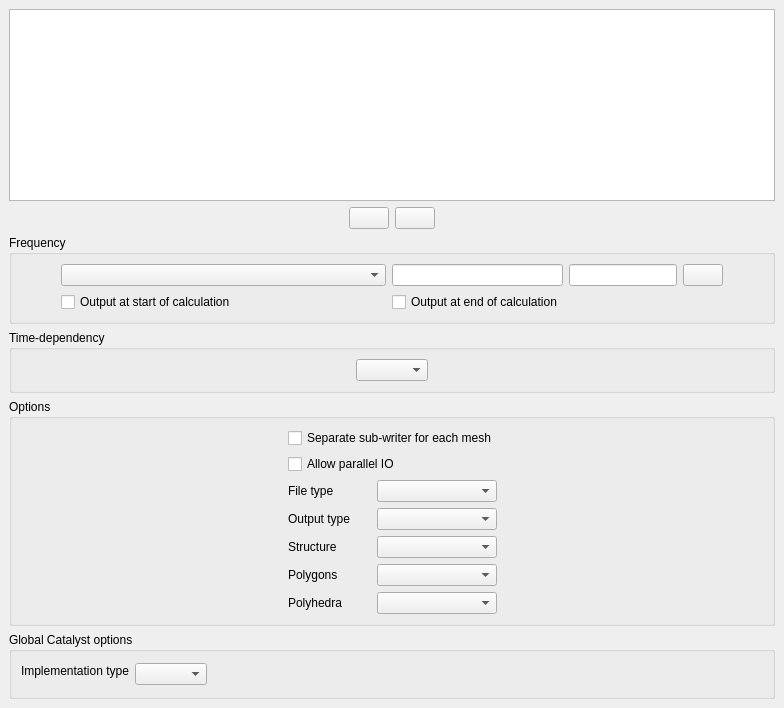
     <widget class="QWidget" name="tab">
      <attribute name="title">
       <string>Writer</string>
      </attribute>
      <layout class="QGridLayout">
       <property name="leftMargin">
        <number>9</number>
       </property>
       <property name="topMargin">
        <number>9</number>
       </property>
       <property name="rightMargin">
        <number>9</number>
       </property>
       <property name="bottomMargin">
        <number>9</number>
       </property>
       <property name="spacing">
        <number>6</number>
       </property>
       <item row="0" column="0">
        <layout class="QVBoxLayout">
         <property name="spacing">
          <number>6</number>
         </property>
         <property name="leftMargin">
          <number>0</number>
         </property>
         <property name="topMargin">
          <number>0</number>
         </property>
         <property name="rightMargin">
          <number>0</number>
         </property>
         <property name="bottomMargin">
          <number>0</number>
         </property>
         <item>
          <widget class="QTableView" name="tableViewWriter">
           <property name="toolTip">
            <string>&lt;html&gt;&lt;head/&gt;&lt;body&gt;&lt;p&gt;&lt;span style=&quot; font-size:9pt;&quot;&gt;Define new postprocessing writers or modify existing ones. Writers are objects managing results output. Each writer has the following properties:&lt;br/&gt;- &lt;/span&gt;&lt;span style=&quot; font-size:9pt; font-weight:600;&quot;&gt;Name&lt;/span&gt;&lt;span style=&quot; font-size:9pt;&quot;&gt;,&lt;br/&gt;- &lt;/span&gt;&lt;span style=&quot; font-size:9pt; font-weight:600;&quot;&gt;Id&lt;/span&gt;&lt;span style=&quot; font-size:9pt;&quot;&gt;: a negative ID indicates that the writer cannot be destroyed, whereas a positive ID denotes a user writer.&lt;br/&gt;- &lt;/span&gt;&lt;span style=&quot; font-size:9pt; font-weight:600;&quot;&gt;Format&lt;/span&gt;&lt;span style=&quot; font-size:9pt;&quot;&gt;, which can be Ensight, MED CGNS, ... based on the available formats; note that formats indicated in red are not available on the local build, but are allowed in case they are available on a distant build.&lt;br/&gt;- &lt;/span&gt;&lt;span style=&quot; font-size:9pt; font-weight:600;&quot;&gt;Directory&lt;/span&gt;&lt;span style=&quot; font-size:9pt;&quot;&gt; where the output files will be written.&lt;/span&gt;&lt;/p&gt;&lt;/body&gt;&lt;/html&gt;</string>
           </property>
          </widget>
         </item>
         <item>
          <layout class="QHBoxLayout">
           <property name="spacing">
            <number>6</number>
           </property>
           <property name="leftMargin">
            <number>0</number>
           </property>
           <property name="topMargin">
            <number>0</number>
           </property>
           <property name="rightMargin">
            <number>0</number>
           </property>
           <property name="bottomMargin">
            <number>0</number>
           </property>
           <item>
            <spacer>
             <property name="orientation">
              <enum>Qt::Horizontal</enum>
             </property>
             <property name="sizeHint" stdset="0">
              <size>
               <width>40</width>
               <height>20</height>
              </size>
             </property>
            </spacer>
           </item>
           <item>
            <widget class="QPushButton" name="pushButtonAddWriter">
             <property name="toolTip">
              <string>&lt;html&gt;&lt;head/&gt;&lt;body&gt;&lt;p&gt;&lt;span style=&quot; font-size:9pt;&quot;&gt;Add a postprocessing writer.&lt;/span&gt;&lt;/p&gt;&lt;/body&gt;&lt;/html&gt;</string>
             </property>
             <property name="text">
              <string/>
             </property>
             <property name="icon">
              <iconset resource="resources_pages.qrc">
               <normaloff>:/new/prefix1/data/icons/22x22/add.png</normaloff>:/new/prefix1/data/icons/22x22/add.png</iconset>
             </property>
            </widget>
           </item>
           <item>
            <widget class="QPushButton" name="pushButtonDeleteWriter">
             <property name="toolTip">
              <string>&lt;html&gt;&lt;head/&gt;&lt;body&gt;&lt;p&gt;&lt;span style=&quot; font-size:9pt;&quot;&gt;Remove the last added postprocessing writer.&lt;/span&gt;&lt;/p&gt;&lt;/body&gt;&lt;/html&gt;</string>
             </property>
             <property name="text">
              <string/>
             </property>
             <property name="icon">
              <iconset resource="resources_pages.qrc">
               <normaloff>:/new/prefix1/data/icons/22x22/remove.png</normaloff>:/new/prefix1/data/icons/22x22/remove.png</iconset>
             </property>
            </widget>
           </item>
           <item>
            <spacer>
             <property name="orientation">
              <enum>Qt::Horizontal</enum>
             </property>
             <property name="sizeHint" stdset="0">
              <size>
               <width>40</width>
               <height>20</height>
              </size>
             </property>
            </spacer>
           </item>
          </layout>
         </item>
        </layout>
       </item>
       <item row="2" column="0">
        <widget class="QGroupBox" name="groupBoxTimeDependency">
         <property name="toolTip">
          <string>&lt;html&gt;&lt;head/&gt;&lt;body&gt;&lt;p&gt;&lt;span style=&quot; font-size:9pt;&quot;&gt;Set the time behaviour of the meshes associated to the selected writer. Three choices are possible:&lt;br/&gt;- Fixed mesh: all meshes associated to the selected writer are steady,&lt;br/&gt;- Transient coordinates: associated meshes are deformable,&lt;br/&gt;- Transient connectivity: associated meshes have a transient number of elements (for example, the number of elements can change in relation to a physical criterion)&lt;/span&gt;&lt;/p&gt;&lt;/body&gt;&lt;/html&gt;</string>
         </property>
         <property name="title">
          <string>Time-dependency</string>
         </property>
         <layout class="QGridLayout">
          <property name="leftMargin">
           <number>9</number>
          </property>
          <property name="topMargin">
           <number>9</number>
          </property>
          <property name="rightMargin">
           <number>9</number>
          </property>
          <property name="bottomMargin">
           <number>9</number>
          </property>
          <property name="spacing">
           <number>6</number>
          </property>
          <item row="0" column="2">
           <spacer>
            <property name="orientation">
             <enum>Qt::Horizontal</enum>
            </property>
            <property name="sizeHint" stdset="0">
             <size>
              <width>40</width>
              <height>20</height>
             </size>
            </property>
           </spacer>
          </item>
          <item row="0" column="0">
           <spacer>
            <property name="orientation">
             <enum>Qt::Horizontal</enum>
            </property>
            <property name="sizeHint" stdset="0">
             <size>
              <width>40</width>
              <height>20</height>
             </size>
            </property>
           </spacer>
          </item>
          <item row="0" column="1">
           <widget class="QComboBox" name="comboBoxTimeDependency">
            <property name="toolTip">
             <string>&lt;html&gt;&lt;head/&gt;&lt;body&gt;&lt;p&gt;&lt;span style=&quot; font-size:9pt;&quot;&gt;Set the time behaviour of the meshes associated to the selected writer. Three choices are possible:&lt;br/&gt;- Fixed mesh: all meshes associated to the selected writer are steady,&lt;br/&gt;- Transient coordinates: associated meshes are deformable,&lt;br/&gt;- Transient connectivity: associated meshes have a transient number of elements (for example, the number of elements can change in relation to a physical criterion)&lt;/span&gt;&lt;/p&gt;&lt;/body&gt;&lt;/html&gt;</string>
            </property>
           </widget>
          </item>
         </layout>
        </widget>
       </item>
       <item row="3" column="0">
        <widget class="QGroupBox" name="groupBoxOptions">
         <property name="toolTip">
          <string>&lt;html&gt;&lt;head/&gt;&lt;body&gt;&lt;p&gt;&lt;span style=&quot; font-size:9pt;&quot;&gt;Define options for the selected writer.&lt;/span&gt;&lt;/p&gt;&lt;/body&gt;&lt;/html&gt;</string>
         </property>
         <property name="title">
          <string>Options</string>
         </property>
         <layout class="QGridLayout">
          <property name="leftMargin">
           <number>9</number>
          </property>
          <property name="topMargin">
           <number>9</number>
          </property>
          <property name="rightMargin">
           <number>9</number>
          </property>
          <property name="bottomMargin">
           <number>9</number>
          </property>
          <property name="spacing">
           <number>6</number>
          </property>
          <item row="0" column="0">
           <layout class="QHBoxLayout">
            <property name="spacing">
             <number>6</number>
            </property>
            <property name="leftMargin">
             <number>0</number>
            </property>
            <property name="topMargin">
             <number>0</number>
            </property>
            <property name="rightMargin">
             <number>0</number>
            </property>
            <property name="bottomMargin">
             <number>0</number>
            </property>
            <item>
             <spacer>
              <property name="orientation">
               <enum>Qt::Horizontal</enum>
              </property>
              <property name="sizeHint" stdset="0">
               <size>
                <width>16</width>
                <height>16</height>
               </size>
              </property>
             </spacer>
            </item>
            <item>
             <layout class="QGridLayout">
              <property name="leftMargin">
               <number>0</number>
              </property>
              <property name="topMargin">
               <number>0</number>
              </property>
              <property name="rightMargin">
               <number>0</number>
              </property>
              <property name="bottomMargin">
               <number>0</number>
              </property>
              <property name="spacing">
               <number>6</number>
              </property>
              <item row="6" column="0">
               <widget class="QLabel" name="labelPolyhedra">
                <property name="toolTip">
                 <string/>
                </property>
                <property name="text">
                 <string>Polyhedra</string>
                </property>
               </widget>
              </item>
              <item row="2" column="1">
               <widget class="QComboBox" name="comboBoxFormatE">
                <property name="minimumSize">
                 <size>
                  <width>120</width>
                  <height>0</height>
                 </size>
                </property>
                <property name="toolTip">
                 <string>&lt;html&gt;&lt;head/&gt;&lt;body&gt;&lt;p&gt;&lt;span style=&quot; font-size:9pt;&quot;&gt;Select a format for the selected writer:&lt;br/&gt;- Binary(native),&lt;br/&gt;- Binary (big endian),&lt;br/&gt;- Text.&lt;/span&gt;&lt;/p&gt;&lt;/body&gt;&lt;/html&gt;</string>
                </property>
               </widget>
              </item>
              <item row="5" column="1">
               <widget class="QComboBox" name="comboBoxPolygon">
                <property name="minimumSize">
                 <size>
                  <width>120</width>
                  <height>0</height>
                 </size>
                </property>
                <property name="toolTip">
                 <string>&lt;html&gt;&lt;head/&gt;&lt;body&gt;&lt;p&gt;&lt;span style=&quot; font-size:9pt;&quot;&gt;Choose how to display polygonal mesh elements:&lt;br/&gt;- Display,&lt;br/&gt;- Discard (polygons are not displayed),&lt;br/&gt;- Subdivide (polygons are subdivided into triangles).&lt;/span&gt;&lt;/p&gt;&lt;/body&gt;&lt;/html&gt;</string>
                </property>
               </widget>
              </item>
              <item row="1" column="0" colspan="2">
               <widget class="QCheckBox" name="checkBoxAllowParallelIO">
                <property name="toolTip">
                 <string>&lt;html&gt;&lt;head/&gt;&lt;body&gt;&lt;p&gt;Allows parallel IO (using MPI-IO) if available.&lt;/p&gt;&lt;/body&gt;&lt;/html&gt;</string>
                </property>
                <property name="text">
                 <string>Allow parallel IO</string>
                </property>
               </widget>
              </item>
              <item row="6" column="1">
               <widget class="QComboBox" name="comboBoxPolyhedra">
                <property name="minimumSize">
                 <size>
                  <width>120</width>
                  <height>0</height>
                 </size>
                </property>
                <property name="toolTip">
                 <string>&lt;html&gt;&lt;head/&gt;&lt;body&gt;&lt;p&gt;&lt;span style=&quot; font-size:9pt;&quot;&gt;Choose how to display polyheddral mesh elements:&lt;br/&gt;- Display,&lt;br/&gt;- Discard (polyhedra are not displayed),&lt;br/&gt;- Subdivide (polyhedra are subdivided into pyramids and tetrahedra).&lt;/span&gt;&lt;/p&gt;&lt;/body&gt;&lt;/html&gt;</string>
                </property>
               </widget>
              </item>
              <item row="0" column="0" colspan="2">
               <widget class="QCheckBox" name="checkBoxSeparateMeshes">
                <property name="toolTip">
                 <string>If checked, separate outputs (i.e. files) will be used for each mesh associated with this writer.</string>
                </property>
                <property name="text">
                 <string>Separate sub-writer for each mesh</string>
                </property>
               </widget>
              </item>
              <item row="3" column="1">
               <widget class="QComboBox" name="comboBoxFormatH">
                <property name="toolTip">
                 <string>&lt;html&gt;&lt;head/&gt;&lt;body&gt;&lt;p&gt;&lt;span style=&quot; font-size:9pt;&quot;&gt;Select an output variant for the selected writer.&lt;/span&gt;&lt;/p&gt;&lt;/body&gt;&lt;/html&gt;</string>
                </property>
               </widget>
              </item>
              <item row="4" column="0">
               <widget class="QLabel" name="labelStructureC">
                <property name="text">
                 <string>Structure</string>
                </property>
               </widget>
              </item>
              <item row="3" column="0">
               <widget class="QLabel" name="labelFormatH">
                <property name="text">
                 <string>Output type</string>
                </property>
               </widget>
              </item>
              <item row="4" column="1">
               <widget class="QComboBox" name="comboBoxStructureC">
                <property name="toolTip">
                 <string>&lt;html&gt;&lt;head/&gt;&lt;body&gt;&lt;p&gt;&lt;span style=&quot; font-size:9pt;&quot;&gt;Select output structure for the selected Catalyst channel. This should match the structure produced by the reader used to prepare the Catalyst pipeline.&lt;/span&gt;&lt;/p&gt;&lt;p&gt;&lt;span style=&quot; font-size:9pt;&quot;&gt;- Multi-block dataset&lt;/span&gt;&lt;/p&gt;&lt;p&gt;&lt;span style=&quot; font-size:9pt;&quot;&gt;- Partitioned Dataset Collection&lt;/span&gt;&lt;/p&gt;&lt;p&gt;&lt;span style=&quot; font-size:9pt;&quot;&gt;Ignored for legacy Catalyst (i.e. Catalyst1).&lt;/span&gt;&lt;/p&gt;&lt;/body&gt;&lt;/html&gt;</string>
                </property>
               </widget>
              </item>
              <item row="5" column="0">
               <widget class="QLabel" name="labelPolygon">
                <property name="toolTip">
                 <string/>
                </property>
                <property name="text">
                 <string>Polygons</string>
                </property>
               </widget>
              </item>
              <item row="2" column="0">
               <widget class="QLabel" name="labelFormatE">
                <property name="toolTip">
                 <string/>
                </property>
                <property name="text">
                 <string>File type</string>
                </property>
               </widget>
              </item>
             </layout>
            </item>
            <item>
             <spacer>
              <property name="orientation">
               <enum>Qt::Horizontal</enum>
              </property>
              <property name="sizeHint" stdset="0">
               <size>
                <width>16</width>
                <height>16</height>
               </size>
              </property>
             </spacer>
            </item>
           </layout>
          </item>
         </layout>
        </widget>
       </item>
       <item row="1" column="0">
        <widget class="QGroupBox" name="groupBoxFrequency">
         <property name="toolTip">
          <string>&lt;html&gt;&lt;head/&gt;&lt;body&gt;&lt;p&gt;&lt;span style=&quot; font-size:9pt;&quot;&gt;Define the writing frequency for the selected writer between:&lt;br/&gt;- No periodic output,&lt;br/&gt;- Output every 'n' time steps,&lt;br/&gt;- Output every 'x' seconds,&lt;br/&gt;- Output using a formula, in which case, the formula editor has to be filled. &lt;/span&gt;&lt;/p&gt;&lt;p&gt;&lt;span style=&quot; font-size:9pt;&quot;&gt;An output can be written at the end of the calculation by checking the corresponding box.&lt;/span&gt;&lt;/p&gt;&lt;/body&gt;&lt;/html&gt;</string>
         </property>
         <property name="title">
          <string>Frequency</string>
         </property>
         <layout class="QGridLayout">
          <property name="leftMargin">
           <number>9</number>
          </property>
          <property name="topMargin">
           <number>9</number>
          </property>
          <property name="rightMargin">
           <number>9</number>
          </property>
          <property name="bottomMargin">
           <number>9</number>
          </property>
          <property name="spacing">
           <number>6</number>
          </property>
          <item row="0" column="0">
           <spacer>
            <property name="orientation">
             <enum>Qt::Horizontal</enum>
            </property>
            <property name="sizeHint" stdset="0">
             <size>
              <width>40</width>
              <height>20</height>
             </size>
            </property>
           </spacer>
          </item>
          <item row="0" column="1">
           <widget class="QComboBox" name="comboBoxFrequency">
            <property name="minimumSize">
             <size>
              <width>325</width>
              <height>0</height>
             </size>
            </property>
            <property name="toolTip">
             <string/>
            </property>
           </widget>
          </item>
          <item row="0" column="2">
           <widget class="QLineEdit" name="lineEditFrequency">
            <property name="minimumSize">
             <size>
              <width>100</width>
              <height>0</height>
             </size>
            </property>
            <property name="toolTip">
             <string>&lt;html&gt;&lt;head/&gt;&lt;body&gt;&lt;p&gt;&lt;br/&gt;&lt;/p&gt;&lt;/body&gt;&lt;/html&gt;</string>
            </property>
           </widget>
          </item>
          <item row="0" column="5">
           <spacer>
            <property name="orientation">
             <enum>Qt::Horizontal</enum>
            </property>
            <property name="sizeHint" stdset="0">
             <size>
              <width>40</width>
              <height>20</height>
             </size>
            </property>
           </spacer>
          </item>
          <item row="0" column="3">
           <widget class="QLineEdit" name="lineEditFrequencyTime">
            <property name="minimumSize">
             <size>
              <width>100</width>
              <height>0</height>
             </size>
            </property>
            <property name="toolTip">
             <string>&lt;html&gt;&lt;head/&gt;&lt;body&gt;&lt;p&gt;&lt;br/&gt;&lt;/p&gt;&lt;/body&gt;&lt;/html&gt;</string>
            </property>
           </widget>
          </item>
          <item row="0" column="4">
           <widget class="QPushButton" name="pushButtonFrequency">
            <property name="toolTip">
             <string>&lt;html&gt;&lt;head/&gt;&lt;body&gt;&lt;p&gt;&lt;br/&gt;&lt;/p&gt;&lt;/body&gt;&lt;/html&gt;</string>
            </property>
            <property name="text">
             <string/>
            </property>
            <property name="icon">
             <iconset resource="resources_pages.qrc">
              <normaloff>:/new/prefix1/data/icons/22x22/preferences-system.png</normaloff>:/new/prefix1/data/icons/22x22/preferences-system.png</iconset>
            </property>
           </widget>
          </item>
          <item row="1" column="1">
           <widget class="QCheckBox" name="checkBoxOutputStart">
            <property name="text">
             <string>Output at start of calculation</string>
            </property>
           </widget>
          </item>
          <item row="1" column="2">
           <widget class="QCheckBox" name="checkBoxOutputEnd">
            <property name="toolTip">
             <string/>
            </property>
            <property name="text">
             <string>Output at end of calculation</string>
            </property>
           </widget>
          </item>
         </layout>
        </widget>
       </item>
       <item row="4" column="0">
        <widget class="QGroupBox" name="groupBoxGlobalCatalystOptions">
         <property name="title">
          <string>Global Catalyst options</string>
         </property>
         <layout class="QGridLayout" name="gridLayout_9">
          <item row="0" column="3">
           <spacer name="horizontalSpacer_5">
            <property name="orientation">
             <enum>Qt::Horizontal</enum>
            </property>
            <property name="sizeHint" stdset="0">
             <size>
              <width>40</width>
              <height>20</height>
             </size>
            </property>
           </spacer>
          </item>
          <item row="0" column="0">
           <widget class="QLabel" name="labelImplementC">
            <property name="text">
             <string>Implementation type</string>
            </property>
           </widget>
          </item>
          <item row="0" column="1" rowspan="2" colspan="2">
           <widget class="QComboBox" name="comboBoxImplementC">
            <property name="toolTip">
             <string>&lt;html&gt;&lt;head/&gt;&lt;body&gt;&lt;p&gt;Catalyst implementation type.&lt;/p&gt;&lt;p&gt;- ParaView implementation is used by default.&lt;/p&gt;&lt;p&gt;- Stub implementation can be used for debugging. If the CATALYST_DATA_DUMP_DIRECTORY environment variable is defined, a data dump into the matching directory will be output, allowing debugging with &lt;span style=&quot; font-weight:600;&quot;&gt;catalyst_replay&lt;/span&gt;.&lt;/p&gt;&lt;p&gt;- The legacy Catalyst implementation can be chosen here if the compute build supports both Catalyst1 and Catalyst2. If the build only supports Catalyst1, that implementation will be used and this option will be ignored.&lt;/p&gt;&lt;/body&gt;&lt;/html&gt;</string>
            </property>
           </widget>
          </item>
         </layout>
        </widget>
       </item>
      </layout>
     </widget>
